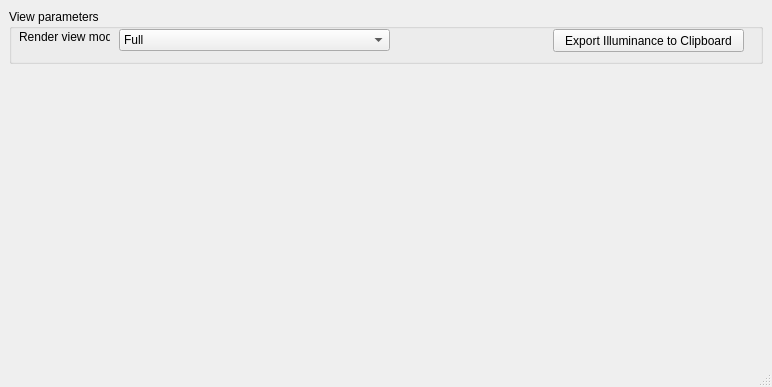
<?xml version="1.0" encoding="UTF-8"?>
<ui version="4.0">
 <class>RenderViewFrameImageWindow</class>
 <widget class="QMainWindow" name="RenderViewFrameImageWindow">
  <property name="geometry">
   <rect>
    <x>0</x>
    <y>0</y>
    <width>772</width>
    <height>387</height>
   </rect>
  </property>
  <property name="windowTitle">
   <string>Render Image View</string>
  </property>
  <widget class="QWidget" name="centralwidget">
   <layout class="QVBoxLayout" name="verticalLayout">
    <item>
     <widget class="QGroupBox" name="groupBox">
      <property name="sizePolicy">
       <sizepolicy hsizetype="Preferred" vsizetype="Preferred">
        <horstretch>0</horstretch>
        <verstretch>0</verstretch>
       </sizepolicy>
      </property>
      <property name="maximumSize">
       <size>
        <width>16777215</width>
        <height>55</height>
       </size>
      </property>
      <property name="title">
       <string>View parameters</string>
      </property>
      <widget class="QComboBox" name="comboBox">
       <property name="geometry">
        <rect>
         <x>110</x>
         <y>20</y>
         <width>271</width>
         <height>22</height>
        </rect>
       </property>
       <item>
        <property name="text">
         <string>Full</string>
        </property>
       </item>
       <item>
        <property name="text">
         <string>Direct</string>
        </property>
       </item>
       <item>
        <property name="text">
         <string>Indirect</string>
        </property>
       </item>
      </widget>
      <widget class="QLabel" name="label">
       <property name="geometry">
        <rect>
         <x>10</x>
         <y>20</y>
         <width>91</width>
         <height>16</height>
        </rect>
       </property>
       <property name="text">
        <string>Render view mode</string>
       </property>
      </widget>
      <widget class="QPushButton" name="btnExportIlluminanceToClipboard">
       <property name="geometry">
        <rect>
         <x>544</x>
         <y>20</y>
         <width>191</width>
         <height>23</height>
        </rect>
       </property>
       <property name="text">
        <string>Export Illuminance to Clipboard</string>
       </property>
      </widget>
     </widget>
    </item>
    <item>
     <widget class="RenderViewFrameImageWidget" name="imageViewer" native="true"/>
    </item>
   </layout>
  </widget>
  <widget class="QMenuBar" name="menubar">
   <property name="geometry">
    <rect>
     <x>0</x>
     <y>0</y>
     <width>772</width>
     <height>21</height>
    </rect>
   </property>
  </widget>
  <widget class="QStatusBar" name="statusbar"/>
 </widget>
 <customwidgets>
  <customwidget>
   <class>RenderViewFrameImageWidget</class>
   <extends>QWidget</extends>
   <header location="global">WidgetsUI/renderviewframeimagewidget.h</header>
   <container>1</container>
  </customwidget>
 </customwidgets>
 <resources/>
 <connections/>
</ui>
